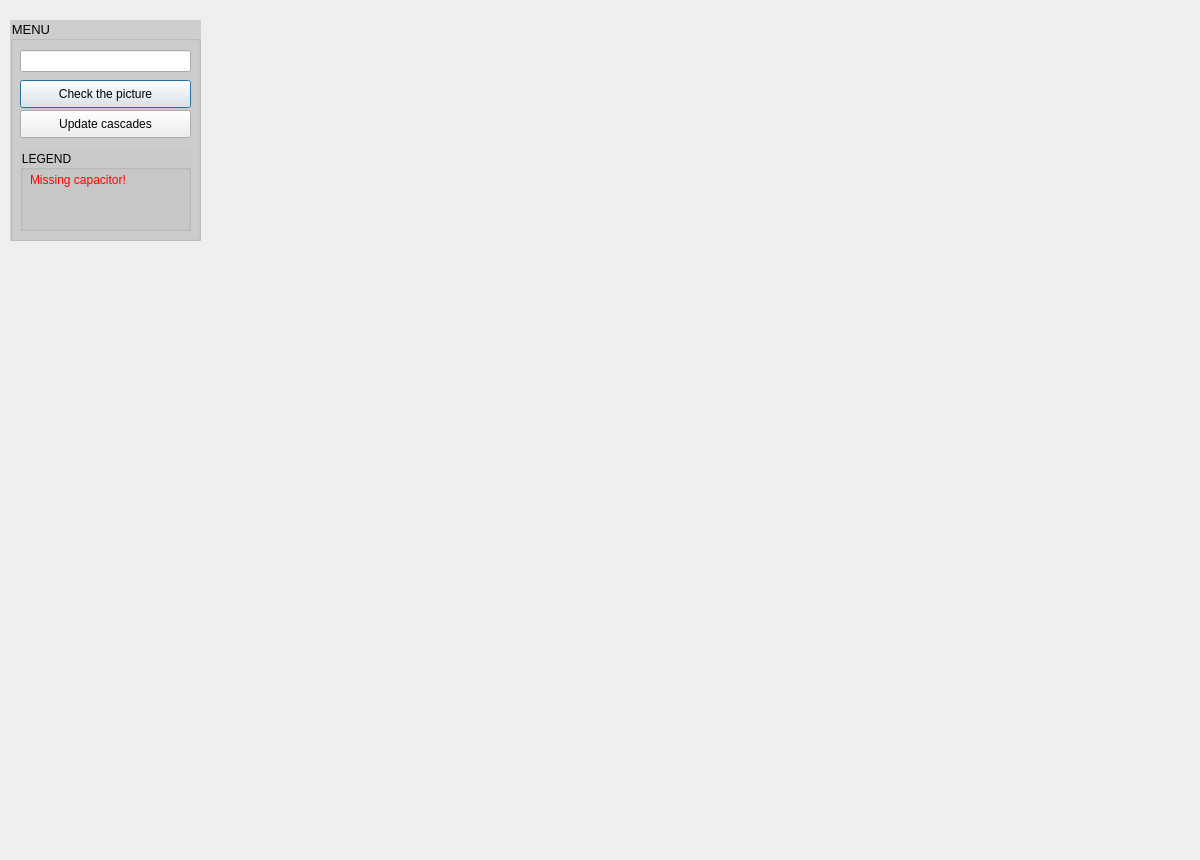
<?xml version="1.0" encoding="UTF-8"?>
<ui version="4.0">
 <class>Dialog</class>
 <widget class="QDialog" name="Dialog">
  <property name="geometry">
   <rect>
    <x>0</x>
    <y>0</y>
    <width>1200</width>
    <height>860</height>
   </rect>
  </property>
  <property name="windowTitle">
   <string>Circuit Checker</string>
  </property>
  <widget class="QLabel" name="label">
   <property name="geometry">
    <rect>
     <x>-6</x>
     <y>0</y>
     <width>1211</width>
     <height>861</height>
    </rect>
   </property>
   <property name="text">
    <string/>
   </property>
   <property name="pixmap">
    <pixmap>test.jpg</pixmap>
   </property>
   <property name="scaledContents">
    <bool>true</bool>
   </property>
   <property name="alignment">
    <set>Qt::AlignCenter</set>
   </property>
  </widget>
  <widget class="QGroupBox" name="groupBox">
   <property name="geometry">
    <rect>
     <x>10</x>
     <y>20</y>
     <width>191</width>
     <height>221</height>
    </rect>
   </property>
   <property name="font">
    <font>
     <pointsize>10</pointsize>
     <weight>50</weight>
     <bold>false</bold>
    </font>
   </property>
   <property name="styleSheet">
    <string notr="true">QGroupBox {
background: rgba(200, 200, 200, 220);
}</string>
   </property>
   <property name="title">
    <string>MENU</string>
   </property>
   <widget class="QLineEdit" name="lineEdit">
    <property name="geometry">
     <rect>
      <x>10</x>
      <y>30</y>
      <width>171</width>
      <height>22</height>
     </rect>
    </property>
   </widget>
   <widget class="QPushButton" name="pushButton_2">
    <property name="geometry">
     <rect>
      <x>10</x>
      <y>60</y>
      <width>171</width>
      <height>28</height>
     </rect>
    </property>
    <property name="text">
     <string>Check the picture</string>
    </property>
   </widget>
   <widget class="QGroupBox" name="groupBox_2">
    <property name="geometry">
     <rect>
      <x>10</x>
      <y>130</y>
      <width>171</width>
      <height>81</height>
     </rect>
    </property>
    <property name="title">
     <string>LEGEND</string>
    </property>
    <widget class="QLabel" name="mc">
     <property name="geometry">
      <rect>
       <x>10</x>
       <y>20</y>
       <width>151</width>
       <height>20</height>
      </rect>
     </property>
     <property name="font">
      <font>
       <weight>50</weight>
       <bold>false</bold>
      </font>
     </property>
     <property name="styleSheet">
      <string notr="true">QLabel {
color: rgb(255, 0, 0);
}</string>
     </property>
     <property name="text">
      <string>Missing capacitor!</string>
     </property>
     <property name="textFormat">
      <enum>Qt::PlainText</enum>
     </property>
    </widget>
   </widget>
   <widget class="QPushButton" name="pushButton_3">
    <property name="geometry">
     <rect>
      <x>10</x>
      <y>90</y>
      <width>171</width>
      <height>28</height>
     </rect>
    </property>
    <property name="text">
     <string>Update cascades</string>
    </property>
   </widget>
  </widget>
 </widget>
 <resources/>
 <connections/>
</ui>
